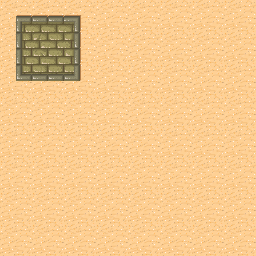

A 2D game scene composited from a Tiled map and its tileset images. What follows is a short description and the map's XML, with every tile layer's data as written:
An orthogonal 8x8 tile map with 32x32 px tiles, 2 tile layers (Desert, BrickWall).

<map version="1.2" tiledversion="1.3.3" orientation="orthogonal" renderorder="right-down" width="8" height="8" tilewidth="32" tileheight="32" infinite="0" nextlayerid="7" nextobjectid="5">
 <tileset firstgid="1" name="tmw_desert_nospa" tilewidth="32" tileheight="32" tilecount="48" columns="8">
  <image source="tmw_desert_nospa.png" width="256" height="192" />
  <tile id="31">
   <properties>
    <property name="collidable" type="bool" value="true" />
   </properties>
  </tile>
 </tileset>
 <layer id="1" name="Desert" width="8" height="8">
  <properties>
   <property name="drawLayer" value="Background" />
  </properties>
  <data encoding="csv">
30,30,30,30,30,30,30,30,
30,30,30,30,30,30,30,30,
30,30,30,30,30,30,30,30,
30,30,30,30,30,30,30,30,
30,30,30,30,30,30,30,30,
30,30,30,30,30,30,30,30,
30,30,30,30,30,30,30,30,
30,30,30,30,30,30,30,30
</data>
 </layer>
 <layer id="3" name="BrickWall" width="8" height="8">
  <properties>
   <property name="drawLayer" value="Foreground" />
  </properties>
  <data encoding="csv">
1,2,3,0,0,0,0,0,
9,10,11,0,0,0,0,0,
17,18,19,0,0,0,0,0,
0,0,0,0,0,0,0,0,
0,0,0,0,0,0,0,0,
0,0,0,0,0,0,0,0,
0,0,0,0,0,0,0,0,
0,0,0,0,0,0,0,0
</data>
 </layer>
</map>